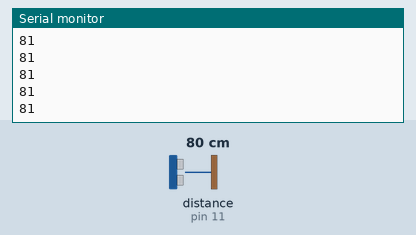
This sketch was run on a simulated Arduino Uno, built with avr-gcc and run on an emulated ATmega328P. Parts: the last lines printed to the serial monitor. The inputs (shaded band) are chosen by the test bench; at power-on: distance to the obstacle (sensor on pin 11) 80 cm. The echo pulse lasts 58.3 µs per cm.

Above: at 1.2 s.
1.3 s: distance to the obstacle (sensor on pin 11) set to 2 cm
At 1.34 s:
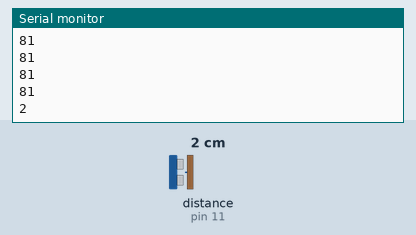
2.8 s: distance to the obstacle (sensor on pin 11) set to 4 cm
At 2.82 s:
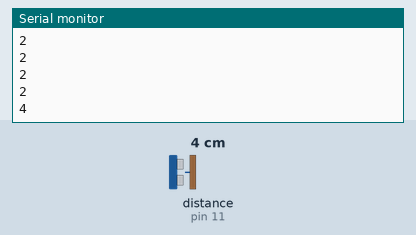
Timing chart, 0 to 5.8 s (numbered marks = the images above; inputs shaded):
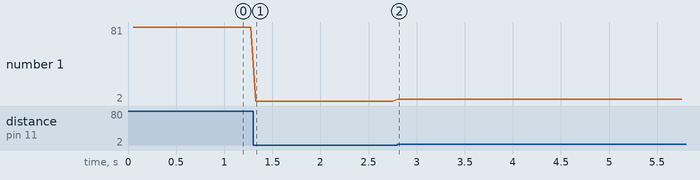

The sketch:

Dist_Sensor.ino
```cpp
#include <NewPing.h>

#define TRIGGER_PIN 12
#define ECHO_PIN 11
#define MAX_DISTANCE 200
NewPing sonar(TRIGGER_PIN, ECHO_PIN, MAX_DISTANCE);
int dist;
int ledPin = 5;

void setup() {
  // put your setup code here, to run once:
Serial.begin (9600);

}

void loop(){
  sensor();
  if (dist < 10) {
    digitalWrite(ledPin, HIGH);

  }
  else{
    digitalWrite(ledPin, LOW);
  }
}
 void sensor(){
  delay(50);
  unsigned int uS = sonar.ping();
  //Serial.print("Ping: ");
  //Serial.print(uS / US_ROUNDTRIP_CM);
  //Serial.println("cm");
  dist = uS / US_ROUNDTRIP_CM;
  Serial.println(dist);

 }
```

Measured:
- after the input at 1.3 s, the serial monitor: prints a new line at once (image 1)
- after the input at 2.8 s, the serial monitor: prints a new line at once (image 2)
- plotted number 1: 81 → 2 after the input at 1.3 s, 2 → 4 after the input at 2.8 s
